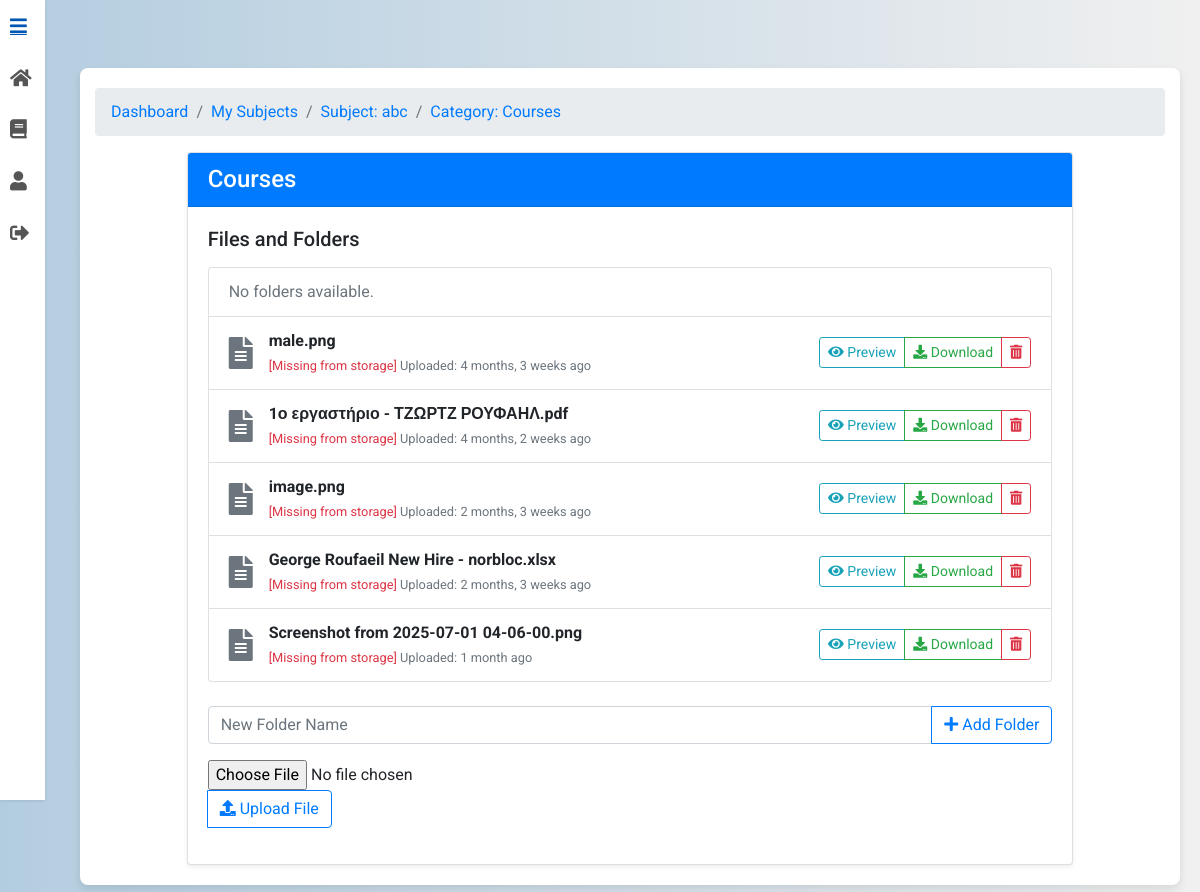
/subjects/category/119/ (signed in), run on the app's committed database.
### subjects/models.py (models this page shows, shortened)
class Category(models.Model):
    subject = models.ForeignKey(Subject, related_name='categories', on_delete=models.CASCADE)
    name = models.CharField(max_length=255)
    parent = models.ForeignKey('self', null=True, blank=True, related_name='subcategories', on_delete=models.CASCADE)
    class Meta:
        unique_together = (('subject', 'name', 'parent'),)

class File(models.Model):
    category = models.ForeignKey('Category', related_name='files', on_delete=models.CASCADE)
    name = models.CharField(max_length=100)
    file = models.FileField(upload_to=subject_file_upload_path, storage=get_file_storage())
    uploaded_by = models.ForeignKey(CustomUser, null=True, blank=True, on_delete=models.SET_NULL)
    uploaded_at = models.DateTimeField(auto_now_add=True)

### subjects/views.py (the view, shortened to what this page needs)
# urls.py: path("category/<int:pk>/", CategoryDetailView.as_view(), name="category_detail"),
class CategoryDetailView(LoginRequiredMixin, BreadcrumbMixin, DetailView):
    model = Category
    template_name = "category_detail.html"
    context_object_name = "category"
    def get_breadcrumbs(self):
        category = self.get_object()
        breadcrumb_categories = []
        current = category
        while current is not None:
            breadcrumb_categories.insert(0, current)
            current = current.parent
        breadcrumbs = [
            ("Dashboard", DASHBOARD_URL),
            ("My Subjects", reverse_lazy("subjects:my_subjects")),
            (f"Subject: {category.subject.name}", reverse_lazy("subjects:subject_detail", args=[category.subject.pk])),
        ]
        for c in breadcrumb_categories:
            if c == category:
                breadcrumbs.append((f"Category: {c.name}", self.request.path))
            else:
                breadcrumbs.append((f"Category: {c.name}", reverse_lazy("subjects:category_detail", args=[c.pk])))
        return breadcrumbs
    def get_context_data(self, **kwargs):
        context = super().get_context_data(**kwargs)
        category = self.object
        context["subcategories"] = category.subcategories.all()
        files = []
        for f in category.files.all():
            try:
                size_kb = round(f.file.size / 1024, 2)
                mimetype, _ = mimetypes.guess_type(f.file.url)
                is_missing = False
            except (FileNotFoundError, ClientError) as e:
                logger.warning(f"Missing file: {f.name} — {e}")
                size_kb = "-"
                mimetype = "unknown/unknown"
                is_missing = True
            f.extension = f.name.split('.')[-1].lower()
            f.size_kb = size_kb
            f.mimetype = mimetype
            f.is_missing = is_missing
            files.append(f)
        context["files"] = files
        context["breadcrumbs"] = self.get_breadcrumbs()
        return context

### UniGrading/mixin.py (called while the page is built)
    def get_context_data(self, **kwargs):
        context = super().get_context_data(**kwargs)
        context["breadcrumbs"] = self.get_breadcrumbs()
        return context

### subjects/templates/category_detail.html (shortened to what this page needs)
{% extends 'base.html' %}
{% load static %}
{% load view_breadcrumbs %}
{% load humanize %}
{% block content %}
<div class="container mt-5">
    <nav aria-label="breadcrumb">
        <ol class="breadcrumb">
            {% for name, url in breadcrumbs %}
                <li class="breadcrumb-item"><a href="{{ url }}">{{ name }}</a></li>
            {% endfor %}
        </ol>
    </nav>
    <div class="row justify-content-center">
        <div class="col-md-10">
            <div class="card shadow-sm no-hover-card">
                <div class="card-header bg-primary text-white">
                    <h4 class="mb-0">{{ category.name }}</h4>
                </div>
                <div class="card-body">
                    <h5 class="mb-3">Files and Folders</h5>
                    <ul class="list-group mb-4">
                        {% for subcategory in category.subcategories.all %}
                            <li class="list-group-item d-flex justify-content-between align-items-center">
                                <div class="d-flex align-items-center flex-grow-1">
                                    <i class="fas fa-folder text-warning mr-2"></i>
                                    <div class="subcategory-name" style="flex-grow: 1;">
                                        <a href="{% url 'subjects:category_detail' subcategory.pk %}">
                                            <span id="subcategory-name-{{ subcategory.pk }}">{{ subcategory.name }}</span>
                                        </a>
                                        <div class="edit-form d-none mt-2">
                                            <div class="input-group">
                                                <input type="text"
                                                       id="edit-subcategory-{{ subcategory.pk }}"
                                                       value="{{ subcategory.name }}"
                                                       class="form-control">
                                                <div class="input-group-append">
                                                    <button class="btn btn-success" onclick="saveSubcategoryRename({{ subcategory.pk }})">
                                                        <i class="fas fa-check"></i>
                                                    </button>
                                                    <button class="btn btn-secondary" onclick="cancelSubcategoryRename({{ subcategory.pk }})">
                                                        <i class="fas fa-times"></i>
                                                    </button>
                                                </div>
                                            </div>
                                        </div>
                                    </div>
                                </div>
                                <div>
                                    <button class="btn btn-sm btn-outline-primary mr-1" onclick="startEdit({{ subcategory.pk }})">
                                        <i class="fas fa-edit"></i>
                                    </button>
                                    <button class="btn btn-sm btn-outline-danger" onclick="showDeleteSubcategoryModal({{ subcategory.pk }}, '{{ subcategory.name }}')">
                                        <i class="fas fa-trash-alt"></i>
                                    </button>
                                </div>
                            </li>
                        {% empty %}
                            <li class="list-group-item text-muted">No folders available.</li>
                        {% endfor %}
                        {% for file in files %}
                            <li class="list-group-item">
                                <div class="d-flex align-items-center justify-content-between">
                                    <div class="d-flex align-items-center">
                                        <i class="fas fa-file-alt fa-2x text-secondary mr-3"></i>
                                        <div>
                                            <strong>{{ file.name }}</strong><br>
                                            <small class="text-muted">
                                                {% if file.is_missing %}
                                                    <span class="text-danger">[Missing from storage]</span>
                                                {% else %}
                                                    Size: {{ file.size_kb }} KB |
                                                {% endif %}
                                                Uploaded: {{ file.uploaded_at|naturaltime }}
                                            </small>
                                        </div>
                                    </div>
                                    <div class="btn-group">
                                        <button class="btn btn-sm btn-outline-info"
                                                onclick="showPreview('{% url 'subjects:preview_file' file.pk %}', '{{ file.name }}')">
                                            <i class="fas fa-eye"></i> Preview
                                        </button>
                                        <button class="btn btn-sm btn-outline-success" onclick="safeDownload('{% url 'subjects:download_file' file.pk %}')">
                                            <i class="fas fa-download"></i> Download
                                        </button>
                                        <button class="btn btn-sm btn-outline-danger"
                                                onclick="deleteFile({{ file.pk }}, '{{ file.name }}')">
                                            <i class="fas fa-trash-alt"></i>
                                        </button>
                                    </div>
                                </div>
                            </li>
                        {% empty %}
                            <li class="list-group-item text-muted">No files available.</li>
                        {% endfor %}
                    </ul>
                    <div class="input-group mb-3">
                        <input type="text" id="new-folder-name" class="form-control" placeholder="New Folder Name">
                        <div class="input-group-append">
                            <button class="btn btn-outline-primary" onclick="addFolder()">
                                <i class="fas fa-plus"></i> Add Folder
                            </button>
                        </div>
                    </div>
                    <form method="post" enctype="multipart/form-data" class="input-group mb-3">
                        <input type="file" name="file" id="file-input" class="form-control-file">
                        <div class="input-group-append">
                            <button class="btn btn-outline-primary" type="submit">
                                <i class="fas fa-upload"></i> Upload File
                            </button>
                        </div>
                    </form>
                </div>
            </div>
        </div>
    </div>
</div>
{% endblock %}

### static/css/styles.css (style rules this page uses)
body { font-family: 'Roboto', sans-serif; background: linear-gradient(to right, #b3cde0, #f0f0f0); margin: 0; padding: 0; display: flex; justify-content: center; align-items: center; min-height: 100vh; }
.container { background-color: #ffffff; padding: 20px; border-radius: 8px; box-shadow: 0 4px 8px rgba(0, 0, 0, 0.1); max-width: 900px; width: 100%; animation: fadeIn 1s ease-in-out; }
.card { transition: transform 0.3s, box-shadow 0.3s; }
.no-hover-card { transition: none; }
form { display: flex; flex-direction: column; }
button { padding: 10px; background-color: #66afe9; color: #ffffff; border: none; border-radius: 4px; cursor: pointer; transition: background-color 0.3s; }

### subjects/templates/base.html (style rules this page uses)
body { background: linear-gradient(to right, #b3cde0, #f0f0f0); margin: 0; padding: 0; font-family: 'Roboto', sans-serif; display: flex; }
.main-content > * { max-width: 100%; }

### data on the page
Category: name "Courses"
File: name "male.png", shows "[Missing from storage]", uploaded_at "4 months, 3 weeks ago"
File: name "1ο εργαστήριο - ΤΖΩΡΤΖ ΡΟΥΦΑΗΛ.pdf", shows "[Missing from storage]", uploaded_at "4 months, 2 weeks ago"
File: name "image.png", shows "[Missing from storage]", uploaded_at "2 months, 3 weeks ago"
File: name "George Roufaeil New Hire - norbloc.xlsx", shows "[Missing from storage]", uploaded_at "2 months, 3 weeks ago"
File: name "Screenshot from 2025-07-01 04-06-00.png", shows "[Missing from storage]", uploaded_at "1 month ago"

### other printed values
{{ name }} "Dashboard" "My Subjects" "Subject: abc" "Category: Courses"
